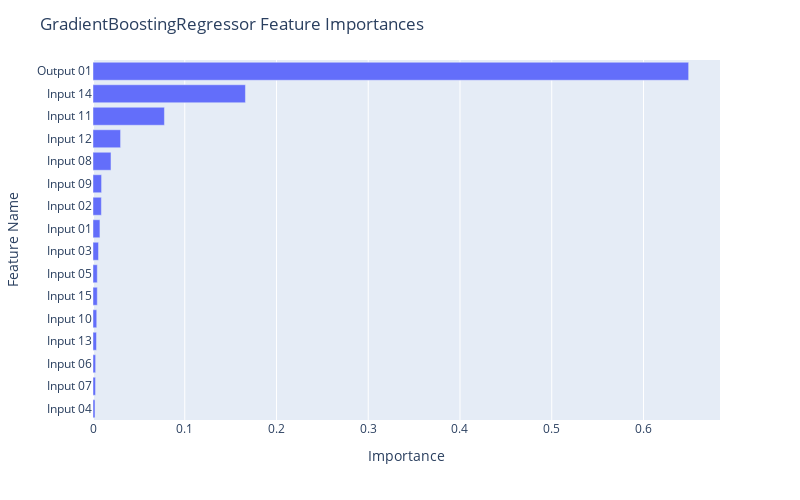

The code cell stored with this chart in its notebook:
### Code cell
fig = px.bar(df_gb, x="Importance", y="Feature Name")

fig.update_layout(
    autosize=False,
    width=800,
    height=500,
    title_text=f"GradientBoostingRegressor Feature Importances",
    yaxis={'categoryorder':'total ascending'}
)

fig.show()

### Figure 1 — Plotly figure (JSON) as saved in the notebook; plotly's stock layout.template omitted (floating-point values rounded to 4 significant figures)
{"data": [{"alignmentgroup": "True", "hovertemplate": "Importance=%{x}<br>Feature Name=%{y}<extra></extra>", "legendgroup": "", "marker": {"color": "#636efa", "pattern": {"shape": ""}}, "name": "", "offsetgroup": "", "orientation": "h", "showlegend": false, "textposition": "auto", "type": "bar", "x": [0.6492, 0.1662, 0.07786, 0.03004, 0.0196, 0.009346, 0.009135, 0.007569, 0.006018, 0.004672, 0.004666, 0.004075, 0.003814, 0.002874, 0.002761, 0.002186], "xaxis": "x", "y": ["Output 01", "Input 14", "Input 11", "Input 12", "Input 08", "Input 09", "Input 02", "Input 01", "Input 03", "Input 05", "Input 15", "Input 10", "Input 13", "Input 06", "Input 07", "Input 04"], "yaxis": "y"}], "layout": {"autosize": false, "barmode": "relative", "height": 500, "legend": {"tracegroupgap": 0}, "margin": {"t": 60}, "title": {"text": "GradientBoostingRegressor Feature Importances"}, "width": 800, "xaxis": {"anchor": "y", "autorange": true, "domain": [0, 1], "range": [0, 0.6834], "title": {"text": "Importance"}, "type": "linear"}, "yaxis": {"anchor": "x", "autorange": true, "categoryorder": "total ascending", "domain": [0, 1], "range": [-0.5, 15.5], "title": {"text": "Feature Name"}, "type": "category"}}}
